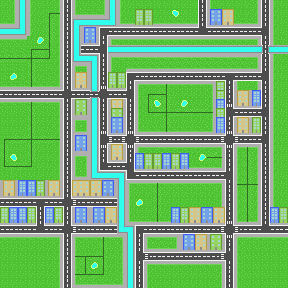

This game map was drawn from its Tiled (.tmx) file and the tilesets committed beside it. A one-line description and the full map source follow:
An orthogonal 32x32 tile map with 9x9 px tiles, 1 tile layer (Warstwa Kafelków 1).

<map version="1.2" tiledversion="1.2.4" orientation="orthogonal" renderorder="right-down" width="32" height="32" tilewidth="9" tileheight="9" infinite="0" nextlayerid="3" nextobjectid="1">
 <tileset firstgid="1" source="Miasto.tsx" />
 <layer id="2" name="Warstwa Kafelków 1" width="32" height="32">
  <data encoding="csv">
27,1610612761,3221225505,2684354585,27,27,1610612761,1,2684354585,27,27,1610612761,33,2684354585,27,2147483675,3221225499,3221225499,27,27,27,3221225499,1,2684354585,27,27,27,27,1610612761,1,2684354585,27,
27,1610612761,3221225505,2684354585,27,1610612765,1610612762,1,2684354584,25,25,24,33,2684354585,27,20,20,27,27,2684354588,3221225499,3221225499,1,2147483659,15,18,2147483675,27,1610612761,1,2684354585,27,
25,24,3221225505,2684354585,27,32,1610612761,1,35,1610612769,1610612769,1610612769,3221225507,2684354584,25,21,21,25,25,25,25,25,1,2147483660,16,19,25,25,24,1,2684354585,27,
1610612769,1610612769,3221225507,2684354585,27,32,1610612761,1,3221225505,2147483659,11,4,2684354561,2684354561,2684354561,2684354561,2684354561,2684354561,2684354561,2684354561,2684354561,2684354561,3221225477,2684354561,2684354561,2684354561,2684354561,2684354561,2684354561,2684354565,2684354585,27,
3221225497,3221225497,3221225497,27,28,32,1610612761,1,3221225505,2147483660,12,1,3221225496,3221225497,3221225497,3221225497,3221225497,3221225497,3221225497,3221225497,3221225497,3221225497,3221225497,3221225497,3221225497,3221225497,3221225497,3221225497,1610612760,1,2684354585,27,
1610612763,1610612763,1610612763,1610612765,2684354592,2684354590,1610612761,1,3221225505,1610612737,1610612737,2684354565,1610612769,1610612769,1610612769,1610612769,1610612769,1610612769,1610612769,1610612769,1610612769,1610612769,1610612769,1610612769,1610612769,1610612769,1610612769,1610612769,1610612769,2684354594,1610612769,1610612769,
2684354592,2684354592,2684354592,31,2684354592,2684354589,1610612761,1,1610612771,1610612769,2684354595,1,3221225496,3221225497,3221225497,3221225497,3221225497,3221225497,3221225497,3221225497,3221225497,3221225497,3221225497,3221225497,3221225497,3221225497,3221225497,3221225497,1610612760,1,2684354585,27,
1610612763,1610612763,1610612763,32,2684354587,3221225499,1610612761,1,3221225496,1610612760,33,1,2684354585,27,25,25,25,25,25,25,25,25,25,25,25,25,25,25,24,1,2684354585,27,
1610612763,3758096412,1610612763,32,27,1610612763,1610612761,1,2147483655,7,33,1,20,20,4,2684354561,2684354561,2684354561,2684354561,2684354561,2684354561,2684354561,2684354561,2684354561,2684354561,5,2684354561,2684354561,2684354561,2684354565,2684354585,27,
25,25,25,26,25,25,24,1,2147483656,8,33,3,21,21,1,3221225496,3221225497,3221225497,3221225498,3221225497,3221225497,3221225497,3221225497,1610612760,20,1,2684354585,27,1610612761,1,2684354585,27,
1610612737,1610612737,1610612737,1610612737,1610612737,1610612737,1610612737,6,1610612737,1610612737,34,6,2684354561,2684354561,2684354565,2684354585,1610612765,2684354592,2684354590,27,27,27,27,1610612761,20,1,2147483655,7,22,1,2684354585,27,
3221225497,3221225497,3221225497,3221225498,3221225497,3221225497,1610612760,1,2147483657,9,33,1,2147483655,7,1,2684354585,32,1073741852,32,27,28,27,27,1610612761,22,3,2147483656,8,23,1,2684354585,27,
27,27,27,32,27,27,1610612761,1,2147483658,10,33,1,2147483657,9,1,2684354585,3221225501,2684354592,31,2684354592,2684354592,1610612768,1610612768,1610612762,20,1610612741,2684354561,2684354561,2684354561,2684354565,2684354585,27,
27,27,27,32,27,27,1610612761,1,3221225496,1610612760,33,1,2147483659,11,1,2684354585,27,27,32,27,27,27,27,1610612761,22,1,2147483655,7,20,1,2684354585,27,
27,27,27,32,27,27,1610612761,1,2684354584,24,33,3,2147483660,12,3,2684354584,25,25,26,25,25,25,25,24,23,3,2147483656,8,21,1,2684354585,27,
1610612765,2684354592,2684354592,31,2684354592,2684354592,1610612762,1,2147483659,11,33,1610612741,2684354563,1610612739,6,2684354563,2684354561,2684354561,2684354561,2684354561,2684354561,2684354561,2684354561,2684354561,1610612739,6,2684354563,2684354561,2684354561,2684354565,2684354585,27,
32,27,27,32,27,27,1610612761,1,2147483660,12,33,3221225475,2147483655,7,3221225475,3221225496,3221225497,1073741849,3221225497,1073741849,3221225497,1073741849,1073741849,1073741849,1610612760,3221225475,3221225496,3221225498,1610612760,1,2684354585,27,
32,2147483676,27,32,27,27,1610612761,1,3221225496,1610612760,33,3221225473,2147483656,8,3221225473,22,20,20,22,20,22,27,28,1610612768,1610612762,3221225473,2684354585,32,1610612761,1,2684354585,27,
3221225501,1610612768,1610612768,2684354589,27,27,1610612761,1,2684354585,1610612761,33,1610612740,1610612737,1610612737,2684354565,23,21,21,23,21,23,25,25,25,24,3221225473,2684354585,32,1610612761,1,2684354585,27,
27,27,27,27,27,27,1610612761,1,2684354584,24,1610612771,2684354593,2684354593,2684354595,1610612740,2684354561,1610612737,1610612737,1610612737,1610612737,1610612737,1610612737,1610612737,1610612737,1610612737,2684354565,2684354585,32,1610612761,1,2684354585,27,
2147483655,7,22,22,2147483668,2147483655,7,1,2147483666,18,2147483666,2147483663,11,33,3221225496,3221225497,3221225497,3221225498,3221225497,3221225497,3221225497,3221225497,3221225497,3221225497,1610612760,1,2684354586,31,1610612762,1,2684354585,27,
2147483656,8,23,23,2147483669,2147483656,8,1,2147483667,19,2147483667,2147483664,12,33,2684354585,27,27,32,27,27,27,27,27,27,1610612761,1,2684354585,32,1610612761,1,2684354585,27,
2684354561,2684354561,2684354561,2684354561,5,1610612737,1610612737,6,2684354563,2684354561,2684354561,2684354561,2684354561,33,2684354585,3758096412,27,32,27,27,27,27,27,27,1610612761,1,2684354585,32,1610612761,1,2684354585,27,
2147483668,2147483670,22,20,1,22,20,1,2147483659,11,2147483659,15,18,33,2684354585,27,27,32,27,22,20,2147483666,2147483663,15,18,1,2684354585,32,1610612761,1,22,20,
2147483669,2147483671,23,21,1,23,21,1,2147483660,12,2147483660,16,19,33,2684354584,25,25,26,25,23,21,2147483667,2147483664,16,19,3,2684354584,26,24,1,23,21,
2684354561,2684354561,2684354561,2684354561,3221225477,1610612737,1610612737,6,2684354563,2684354561,2684354561,2684354561,2684354561,1610612771,2684354595,4,1610612737,1610612737,1610612737,1610612737,1610612737,1610612737,1610612737,1610612737,1610612739,6,2684354563,2684354561,2684354561,3221225477,2684354561,2684354561,
3221225497,3221225497,3221225497,3221225497,3221225497,3221225497,1610612760,1,3221225496,3221225497,3221225497,3221225498,3221225497,1610612760,33,1,3221225496,3221225497,3221225497,1610612760,2147483659,15,18,2147483657,9,3221225475,3758096408,1073741849,1073741849,1073741849,1073741849,1073741849,
27,27,27,27,27,27,1610612761,1,2684354585,27,27,32,27,1610612761,33,1,2684354584,25,25,24,2147483660,16,19,2147483658,10,1,3758096409,2147483675,2147483675,2147483675,2147483675,2147483675,
27,27,27,27,27,27,1610612761,1,2684354586,30,2684354592,2684354590,27,1610612761,33,1610612741,2684354563,1610612737,1610612737,1610612737,1610612737,1610612737,1610612737,1610612737,1610612739,2684354565,3758096409,2147483675,2147483675,2147483675,2147483675,2147483675,
27,27,27,27,27,27,1610612761,1,2684354585,32,3758096412,32,27,1610612761,33,1,3221225496,3221225497,3221225497,3221225497,3221225497,3221225497,3221225497,3221225497,1610612760,1,3758096409,2147483675,2147483675,2147483675,2147483675,2147483675,
27,27,27,27,27,27,1610612761,1,2684354586,3221225502,2684354592,2684354589,27,1610612761,33,1,2684354585,27,27,27,27,27,27,27,1610612761,1,3758096409,2147483675,2147483675,2147483675,2147483675,2147483675,
27,27,27,27,27,27,1610612761,1,2684354584,25,25,25,25,24,33,1,2684354585,27,27,27,27,27,27,27,1610612761,1,3758096409,2147483675,2147483675,2147483675,2147483675,2147483675
</data>
 </layer>
</map>
